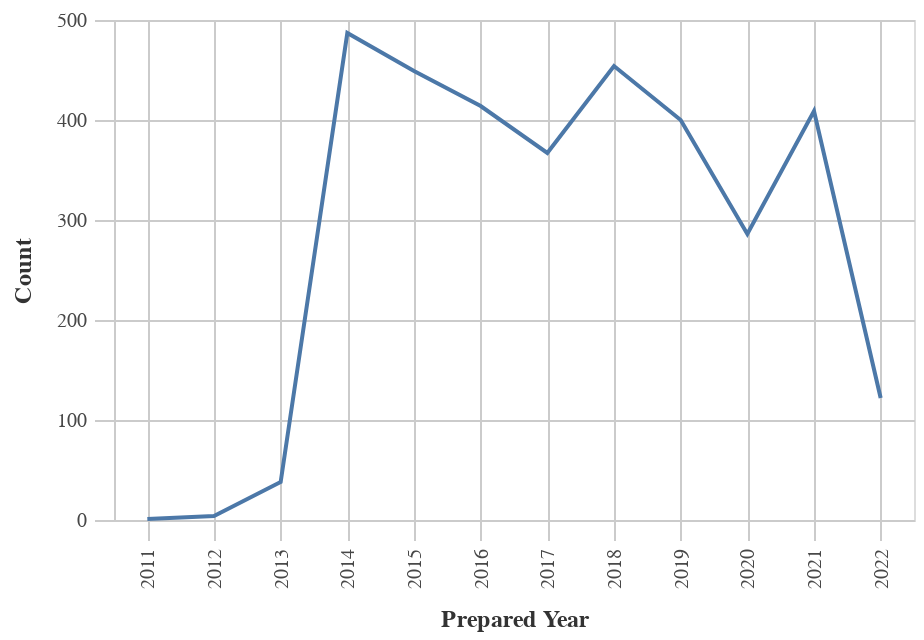

The notebook cell this image was saved under:
### Code cell
#Line chart for Obligations by Year
chart_df = (df_top>>filter(_.variable=='prepared_y')).rename(columns= {"value":"Year"})
    
chart1= (_dla_utils.basic_line_chart_test_no_save(chart_df, 'Year', 'count', district)).encode(x=alt.X('Year:O', title='Prepared Year'))
    
display(HTML("<h4><strong>Obligations by Year</strong></h4>"))
display(chart1)

### Figure 1 — Vega-Lite specification as saved in the notebook (floating-point values rounded to 4 significant figures)
{"config": {"view": {"continuousWidth": 400, "continuousHeight": 300}, "axis": {"domainColor": "#cbcbcb", "grid": true, "gridColor": "#cbcbcb", "gridWidth": 1, "labelColor": "#474747", "labelFont": "Nunito Sans", "labelFontSize": 10, "labelPadding": 4, "tickColor": "#cbcbcb", "tickSize": 10, "titleColor": "#333", "titleFont": "Raleway", "titleFontSize": 12, "titlePadding": 10}, "axisBand": {"grid": false}, "background": "white", "font": "Raleway", "header": {"labelFont": "Nunito Sans", "titleFont": "Raleway"}, "legend": {"labelColor": "#333", "labelFont": "Nunito Sans", "labelFontSize": 11, "labelLimit": 0, "padding": 1, "symbolSize": 30, "symbolType": "square", "titleColor": "#333", "titleFont": "Raleway", "titleFontSize": 14, "titlePadding": 10}, "title": {"anchor": "middle", "font": "Raleway", "fontSize": 18, "fontWeight": 300, "offset": 20}}, "data": {"name": "data-e87bb1d73ce26169b957c6cd5e1f7083"}, "mark": "line", "encoding": {"tooltip": [{"field": "Year", "type": "quantitative"}, {"field": "count", "type": "quantitative"}], "x": {"field": "Year", "title": "Prepared Year", "type": "ordinal"}, "y": {"field": "count", "title": "Count", "type": "quantitative"}}, "height": 250, "width": 400, "$schema": "https://vega.github.io/schema/vega-lite/v4.17.0.json", "datasets": {"data-e87bb1d73ce26169b957c6cd5e1f7083": [{"Year": 2014.0, "count": 487, "variable": "prepared_y"}, {"Year": 2018.0, "count": 454, "variable": "prepared_y"}, {"Year": 2015.0, "count": 449, "variable": "prepared_y"}, {"Year": 2016.0, "count": 414, "variable": "prepared_y"}, {"Year": 2021.0, "count": 409, "variable": "prepared_y"}, {"Year": 2019.0, "count": 400, "variable": "prepared_y"}, {"Year": 2017.0, "count": 367, "variable": "prepared_y"}, {"Year": 2020.0, "count": 286, "variable": "prepared_y"}, {"Year": 2022.0, "count": 122, "variable": "prepared_y"}, {"Year": 2013.0, "count": 38, "variable": "prepared_y"}, {"Year": 2012.0, "count": 4, "variable": "prepared_y"}, {"Year": 2011.0, "count": 1, "variable": "prepared_y"}]}}
